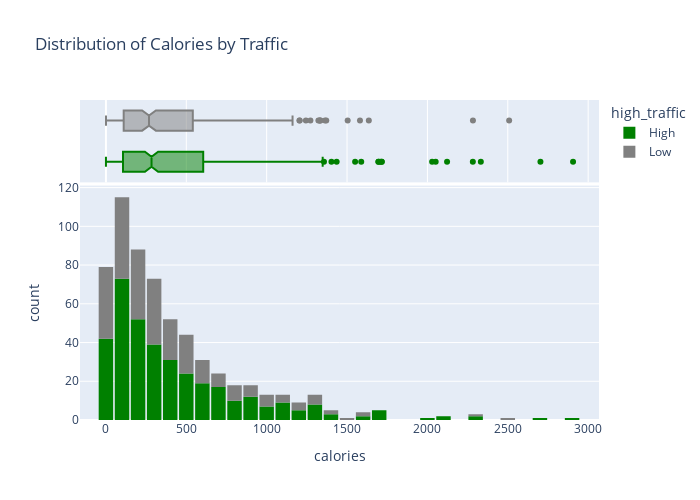

Write notebook code for a chart like this one.
### Markdown cell above
**Calories**

### Code cell
fig = px.histogram(train_df,
                   x='calories',
                   marginal='box',
                   color='high_traffic',
                   color_discrete_sequence=['green','grey'],
                   title='Distribution of Calories by Traffic')
fig.update_layout(bargap=0.1)
fig.update_layout(width=700, height=500)
fig.show()

### Figure 1 — Plotly figure (JSON) as saved in the notebook; plotly's stock layout.template omitted (floating-point values rounded to 4 significant figures; data arrays with more than 128 entries replaced by an {"elided": "..."} marker saying what was removed)
{"data": [{"alignmentgroup": "True", "bingroup": "x", "hovertemplate": "high_traffic=High<br>calories=%{x}<br>count=%{y}<extra></extra>", "legendgroup": "High", "marker": {"color": "green", "pattern": {"shape": ""}}, "name": "High", "offsetgroup": "High", "orientation": "v", "showlegend": true, "type": "histogram", "x": {"elided": "365 float values"}, "xaxis": "x", "yaxis": "y"}, {"alignmentgroup": "True", "hovertemplate": "high_traffic=High<br>calories=%{x}<extra></extra>", "legendgroup": "High", "marker": {"color": "green"}, "name": "High", "notched": true, "offsetgroup": "High", "showlegend": false, "type": "box", "x": {"elided": "365 float values"}, "xaxis": "x2", "yaxis": "y2"}, {"alignmentgroup": "True", "bingroup": "x", "hovertemplate": "high_traffic=Low<br>calories=%{x}<br>count=%{y}<extra></extra>", "legendgroup": "Low", "marker": {"color": "grey", "pattern": {"shape": ""}}, "name": "Low", "offsetgroup": "Low", "orientation": "v", "showlegend": true, "type": "histogram", "x": {"elided": "249 float values"}, "xaxis": "x", "yaxis": "y"}, {"alignmentgroup": "True", "hovertemplate": "high_traffic=Low<br>calories=%{x}<extra></extra>", "legendgroup": "Low", "marker": {"color": "grey"}, "name": "Low", "notched": true, "offsetgroup": "Low", "showlegend": false, "type": "box", "x": {"elided": "249 float values"}, "xaxis": "x2", "yaxis": "y2"}], "layout": {"bargap": 0.1, "barmode": "relative", "height": 500, "legend": {"title": {"text": "high_traffic"}, "tracegroupgap": 0}, "title": {"text": "Distribution of Calories by Traffic"}, "width": 700, "xaxis": {"anchor": "y", "domain": [0, 1], "title": {"text": "calories"}}, "xaxis2": {"anchor": "y2", "domain": [0, 1], "matches": "x", "showgrid": true, "showticklabels": false}, "yaxis": {"anchor": "x", "domain": [0, 0.7326], "title": {"text": "count"}}, "yaxis2": {"anchor": "x2", "domain": [0.7426, 1], "matches": "y2", "showgrid": false, "showline": false, "showticklabels": false, "ticks": ""}}}
